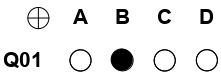
#> input picture Assignment-3/imgs/1.jpg, 221 x 76 px
$ python morOMR.py
#> lines starting #> are read from the running program, lines starting #| are printed output that depends on the picture; after the words box and inside, x2 and y2 are one past the last pixel; in counts of white or black regions, pixels touching at a corner belong together
# Author: @BVK
# Assignment 3: Question 1 Boiler Plate
import cv2 as cv
import numpy as np
# do not import any other library
# Note: this is just a boiler plate
# feel free to make changes in the structure
# however, input/output should essentially be the same.
# IMPORTANT: When you use this, save it in the path src/morOMR.py - if you don't
# your test will fail automatically.


#############################################
#############################################
### GLOBAL UTILITIES

def erosion(img, kernel):

    (l,b) = img.shape
    p1 = kernel.shape[0] // 2
    p2 = kernel.shape[1] // 2

    img1 = np.zeros((l + 2*p1 ,b + 2*p2), dtype = np.uint8)
    img1[p1:p1+l, p2:p2+b] = img
    final_image = np.zeros((l,b))
    final_image = final_image.astype(np.uint8)
    kernel = kernel//255

    for i in range(l):
        for j in range(b):
            y = i + p1
            x = j + p2
            window = img1[y-p1:y+p1+1, x-p2:x+p2+1]
            bin_window = window // 255
            mix = np.bitwise_and(bin_window, kernel)
            if (mix == kernel).all():
                final_image[i,j] = 255

    return final_image


def dilation(img,kernel):

    (l,b) = img.shape
    p1 = kernel.shape[0] // 2
    p2 = kernel.shape[1] // 2

    img1 = np.zeros((l + 2*p1 ,b + 2*p2), dtype = np.uint8)
    img1[p1:p1+l, p2:p2+b] = img
    final_image = np.zeros((l,b))
    final_image = final_image.astype(np.uint8)
    kernel = kernel//255

    for i in range(l):
        for j in range(b):
            y = i + p1
            x = j + p2
            window = img1[y-p1:y+p1+1, x-p2:x+p2+1]
            bin_window = window // 255
            mix = np.bitwise_and(bin_window, kernel)
            if (np.sum(mix)>0):
                final_image[i,j] = 255

    return final_image


def opening(img,kernel):
    return dilation(erosion(img, kernel), kernel)


def closing(img,kernel):
    return erosion(dilation(img, kernel), kernel)


# Found in jupyter-notebook
answer_key = {1: 2, 2: 3, 3: 1, 4: 1, 5: 4, 6: 1, 7: 3, 8: 3, 9: 1, 10: 3, 11: 1, 12: 2, 13: 3, 14: 3, 15: 2, 16: 1, 17: 4, 18: 2, 19: 3, 20: 2, 21: 4, 22: 3, 23: 4, 24: 2, 25: 4, 26: 3, 27: 4, 28: 4, 29: 2, 30: 3, 31: 2, 32: 2, 33: 4, 34: 3, 35: 2, 36: 3, 37: 2, 38: 3, 39: 3, 40: 1, 41: 2, 42: 2, 43: 3, 44: 3, 45: 2}
cart_prod = np.array([[( 20,  23), ( 20,  65), ( 20, 107), ( 20, 149)],
       [( 63,  23), ( 63,  65), ( 63, 107), ( 63, 149)],
       [(105,  23), (105,  65), (105, 107), (105, 149)],
       [(147,  23), (147,  65), (147, 107), (147, 149)],
       [(190,  23), (190,  65), (190, 107), (190, 149)],
       [(232,  23), (232,  65), (232, 107), (232, 149)],
       [(274,  23), (274,  65), (274, 107), (274, 149)],
       [(316,  23), (316,  65), (316, 107), (316, 149)],
       [(359,  23), (359,  65), (359, 107), (359, 149)],
       [(401,  23), (401,  65), (401, 107), (401, 149)],
       [(443,  23), (443,  65), (443, 107), (443, 149)],
       [(486,  23), (486,  65), (486, 107), (486, 149)],
       [(528,  23), (528,  65), (528, 107), (528, 149)],
       [(570,  23), (570,  65), (570, 107), (570, 149)],
       [(613,  23), (613,  65), (613, 107), (613, 149)],
       [( 20, 360), ( 20, 402), ( 20, 444), ( 20, 486)],
       [( 63, 360), ( 63, 402), ( 63, 444), ( 63, 486)],
       [(105, 360), (105, 402), (105, 444), (105, 486)],
       [(147, 360), (147, 402), (147, 444), (147, 486)],
       [(190, 360), (190, 402), (190, 444), (190, 486)],
       [(232, 360), (232, 402), (232, 444), (232, 486)],
       [(274, 360), (274, 402), (274, 444), (274, 486)],
       [(316, 360), (316, 402), (316, 444), (316, 486)],
       [(359, 360), (359, 402), (359, 444), (359, 486)],
       [(401, 360), (401, 402), (401, 444), (401, 486)],
       [(443, 360), (443, 402), (443, 444), (443, 486)],
       [(486, 360), (486, 402), (486, 444), (486, 486)],
       [(528, 360), (528, 402), (528, 444), (528, 486)],
       [(570, 360), (570, 402), (570, 444), (570, 486)],
       [(613, 360), (613, 402), (613, 444), (613, 486)],
       [( 20, 697), ( 20, 739), ( 20, 781), ( 20, 823)],
       [( 63, 697), ( 63, 739), ( 63, 781), ( 63, 823)],
       [(105, 697), (105, 739), (105, 781), (105, 823)],
       [(147, 697), (147, 739), (147, 781), (147, 823)],
       [(190, 697), (190, 739), (190, 781), (190, 823)],
       [(232, 697), (232, 739), (232, 781), (232, 823)],
       [(274, 697), (274, 739), (274, 781), (274, 823)],
       [(316, 697), (316, 739), (316, 781), (316, 823)],
       [(359, 697), (359, 739), (359, 781), (359, 823)],
       [(401, 697), (401, 739), (401, 781), (401, 823)],
       [(443, 697), (443, 739), (443, 781), (443, 823)],
       [(486, 697), (486, 739), (486, 781), (486, 823)],
       [(528, 697), (528, 739), (528, 781), (528, 823)],
       [(570, 697), (570, 739), (570, 781), (570, 823)],
       [(613, 697), (613, 739), (613, 781), (613, 823)]],
      dtype=[('f0', '<i4'), ('f1', '<i4')])

structuring_element = np.full((25, 25, 3), 255)
for x in range(25):
    for y in range(25):
        if (x-12)**2 + (y-12)**2 < 81:
            structuring_element[x,y,:] = 0
        elif (x-12)**2 + (y-12)**2 < 170:
            structuring_element[x,y,:] = -1
structuring_element = structuring_element[:,:,0]

#########################################################
#########################################################


def getAnswers(img)->list:

    img = img[:,:,0]
    img = img>190
    img = img.astype(int)
    img = img*255
    cropped_img = img[780:1440, 200:1060]
    # plt.imshow(cropped_img, cmap='gray')
    # plt.show()


    # Opening the image
    kernel = 255*np.ones((3, 3),dtype = np.uint8)
    cropped_img = opening(np.copy(cropped_img), kernel)
    # plt.imshow(cropped_img, cmap='gray')
    # plt.show()
    # return

    # Locating the circles
    [d0, d1] = cropped_img.shape
    [f0, f1] = structuring_element.shape
    ans = []
    for x in range(d0):
        for y in range(d1):
            if f0+x-1<d0 and f1+y-1<d1:
                flg=0
                for xx in range(f0):
                    for yy in range(f1):
                        if structuring_element[xx,yy]==-1:
                            continue
                        elif structuring_element[xx,yy]!=cropped_img[x+xx, y+yy]:
                            flg=1
                            break
                if flg==0:
                    ans.append([x, y])
    ans = sorted(ans, key = ans.count, reverse = True)

    # Pruning the redundant circles
    ans_pruned = []
    for i in ans:
        flg=0
        for j in ans_pruned:
            if abs(i[0]-j[0])<=10 and abs(i[1]-j[1])<=10:
                flg=1
        if flg==0:
            ans_pruned.append(i)

    # Matching with the answer key
    marked = {}
    for i in range(1, 46): marked[i]=-1
    def qna(spot):
        qn  = -1
        opt = -1
        cur = 1e5
        for idx1, i in enumerate(cart_prod):
            for idx2, j in enumerate(i):
                if abs(j[0]-spot[0])**2+abs(j[1]-spot[1])**2 < cur:
                    qn=idx1+1
                    opt=idx2+1
                    cur = abs(j[0]-spot[0])**2 + abs(j[1]-spot[1])**2
        marked[qn] = opt
    for i in ans_pruned:
        qna(i)

    answers = []

    # Printing the answers marked
    for i in range(1, 46):
        if marked[i]==1: answers.append('A')
        elif marked[i]==2: answers.append('B')
        elif marked[i]==3: answers.append('C')
        elif marked[i]==4: answers.append('D')
        else: answers.append('-1')

    return answers


if __name__ == "__main__":

    # Read the number of test cases
    # input() returns str by default, i.e. 1000 is read as '1000'.
    # .strip() used here to strip of the trailing `\n` character

    T = int(input().strip())
#> the answer given: 3

    for i in range(T):

        fileName = input().strip() # read path to image
#> the answer given: ../imgs/1.jpg
        omr_sheet = cv.imread(fileName)
#> omr_sheet is the input picture: shape (76, 221, 3); min 0, max 255, mean 232.2

        answers = getAnswers(omr_sheet) # fetch your answer
#> in getAnswers, `img = img>190`:
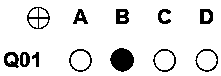
#> img: shape (76, 221) bool; 89.7% white; 12 black regions, largest, box (x1, y1, x2, y2) and area: (110, 48, 134, 72) 428, (116, 9, 129, 24) 153, (27, 7, 50, 29) 152
#> in getAnswers, `cropped_img = img[780:1440, 200:1060]`: cropped_img = empty array
#> answers = 45 items, first 6: '-1', '-1', '-1', '-1', '-1', '-1'

        for answer in answers: # assuming answers is a list
            print(answer)  # print() function automatically appends the `\n`
#> this loop made 45 passes
#| -1
#| -1
#| -1
#| -1
#| -1
#| -1
#| -1
#| -1
#> (further printed lines are left out)
#> pass 2 of the loop `for i in range(T):`:
#> the answer given: ../imgs/2.jpg
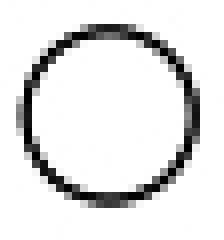
#> input picture Assignment-3/imgs/2.jpg, 28 x 30 px (shown 8 times larger)
#> omr_sheet is the input picture: shape (30, 28, 3); min 0, max 255, mean 227.3
#> in getAnswers (call 2), `img = img>190`:
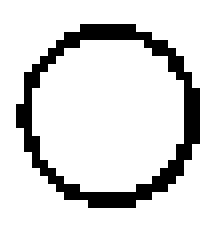
#> img: shape (30, 28) bool (shown 8 times larger); 86.4% white; black in thin lines or dots, all inside (x1, y1, x2, y2) = (2, 3, 25, 26)
#> the loop `for answer in answers:` made 45 passes
#| -1
#| -1
#| -1
#| -1
#| -1
#> (further printed lines are left out)
